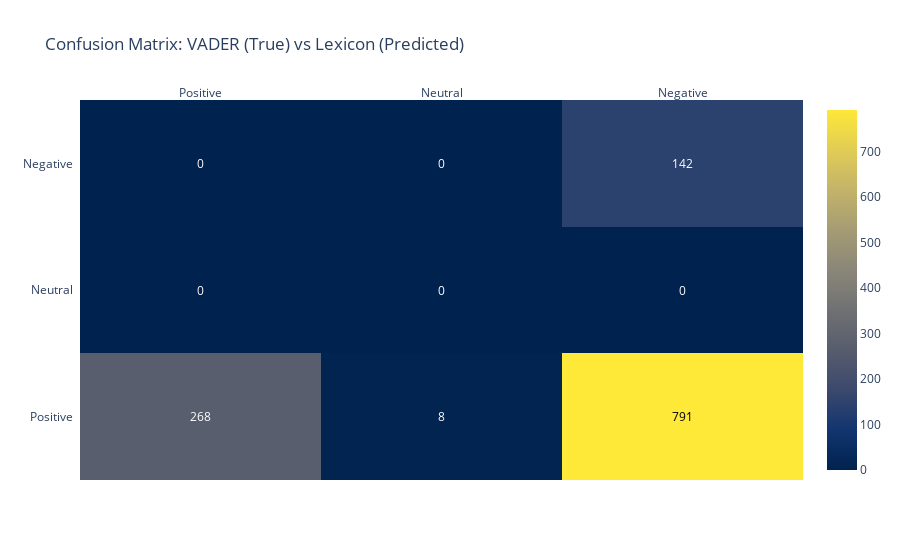

This figure's notebook cell:
### Markdown cell above
This matrix compares VADER sentiment labels (as ground truth) to GPT predictions.

* Most VADER-positive texts are correctly predicted as positive or neutral by GPT.

* However, GPT does not predict "Neutral" at all for any class.

* A notable portion of VADER-negative entries are misclassified by GPT as neutral or positive.

**Note:** <u> In the VADER framework, the "neutral" label does not refer to a final sentiment classification, but rather to the proportion of neutral words in the text. The actual compound score (used for classification) can be strongly positive or negative even if the neutral proportion is high. This can create a mismatch in expectations when comparing VADER with classifiers that use “Neutral” as a distinct output class.</u>

Interpretation: GPT seems to avoid assigning "Neutral" sentiment, and it tends to overpredict Positive, potentially interpreting formal or technical language in BoE speeches as sentimentally favorable.

### Code cell
# 12. Confusion Matrix: VADER vs Lexicon
cm_vader_lex = confusion_matrix(df["Vader_sentiment"], df["Lexicon_sentiment"], labels=labels)
fig3 = ff.create_annotated_heatmap(
    z=cm_vader_lex, x=labels, y=labels, colorscale="Cividis", showscale=True)
fig3.update_layout(title="Confusion Matrix: VADER (True) vs Lexicon (Predicted)")
fig3.show()

### Figure 1 — Plotly figure (JSON) as saved in the notebook; plotly's stock layout.template omitted (floating-point values rounded to 4 significant figures)
{"data": [{"colorscale": [[0, "#00224e"], [0.1111, "#123570"], [0.2222, "#3b496c"], [0.3333, "#575d6d"], [0.4444, "#707173"], [0.5556, "#8a8678"], [0.6667, "#a59c74"], [0.7778, "#c3b369"], [0.8889, "#e1cc55"], [1, "#fee838"]], "reversescale": false, "showscale": true, "type": "heatmap", "x": ["Positive", "Neutral", "Negative"], "y": ["Positive", "Neutral", "Negative"], "z": [[268, 8, 791], [0, 0, 0], [0, 0, 142]]}], "layout": {"annotations": [{"font": {"color": "#FFFFFF"}, "showarrow": false, "text": "268", "x": "Positive", "xref": "x", "y": "Positive", "yref": "y"}, {"font": {"color": "#FFFFFF"}, "showarrow": false, "text": "8", "x": "Neutral", "xref": "x", "y": "Positive", "yref": "y"}, {"font": {"color": "#000000"}, "showarrow": false, "text": "791", "x": "Negative", "xref": "x", "y": "Positive", "yref": "y"}, {"font": {"color": "#FFFFFF"}, "showarrow": false, "text": "0", "x": "Positive", "xref": "x", "y": "Neutral", "yref": "y"}, {"font": {"color": "#FFFFFF"}, "showarrow": false, "text": "0", "x": "Neutral", "xref": "x", "y": "Neutral", "yref": "y"}, {"font": {"color": "#FFFFFF"}, "showarrow": false, "text": "0", "x": "Negative", "xref": "x", "y": "Neutral", "yref": "y"}, {"font": {"color": "#FFFFFF"}, "showarrow": false, "text": "0", "x": "Positive", "xref": "x", "y": "Negative", "yref": "y"}, {"font": {"color": "#FFFFFF"}, "showarrow": false, "text": "0", "x": "Neutral", "xref": "x", "y": "Negative", "yref": "y"}, {"font": {"color": "#FFFFFF"}, "showarrow": false, "text": "142", "x": "Negative", "xref": "x", "y": "Negative", "yref": "y"}], "title": {"text": "Confusion Matrix: VADER (True) vs Lexicon (Predicted)"}, "xaxis": {"dtick": 1, "gridcolor": "rgb(0, 0, 0)", "side": "top", "ticks": ""}, "yaxis": {"dtick": 1, "ticks": "", "ticksuffix": "  "}}}
